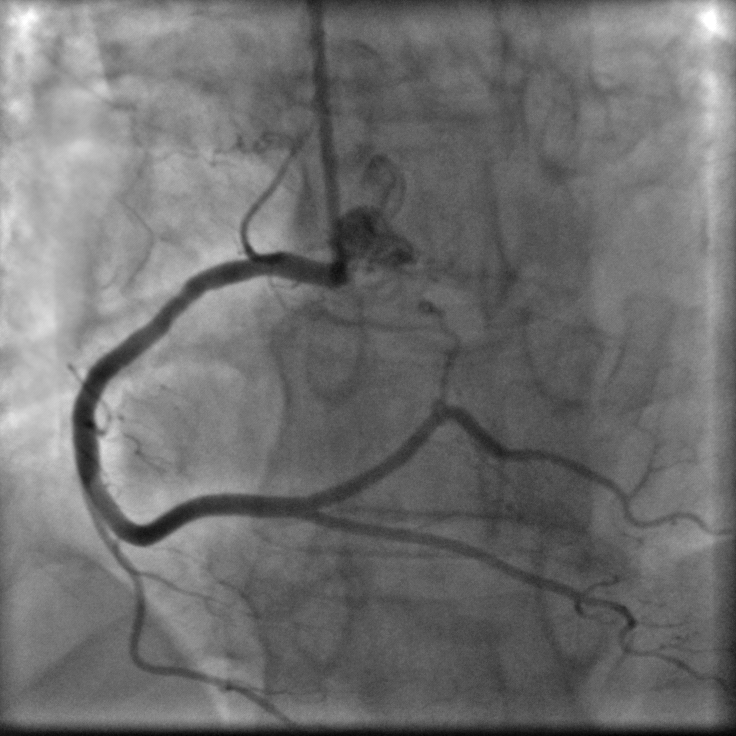
#> input picture data/image/IMG00001_16.tiff, 736 x 736 px; its folder holds only this picture in this run
$ jupyter execute --allow-errors visualizeImagesFor3D.ipynb
#> lines starting #> are read from the running program, lines starting #| are printed output that depends on the picture
#> further down, img is the input picture: shape (736, 736); min 0, max 255, mean 111.9
[cell 1]
import matplotlib.pyplot as plt
import cv2
import numpy as np
from natsort import natsorted
import os
from glob import glob

[cell 2]
path_to_grey_img = r"data\image"
path_to_grey_seg = r"data\segment"
path_to_replica_angles = r"3dTo2d\realAngles"

imgs = natsorted(glob(os.path.join(path_to_grey_img, "IMG*.tiff")))
segs = natsorted(glob(os.path.join(path_to_grey_seg, "I*.tiff")))
imgs2 = natsorted(glob(os.path.join(path_to_replica_angles, "*.png")))

[cell 3]
print(imgs,segs)

[cell 4]
plt.figure(figsize=(20,6))


#> (the rest of this cell did not finish here and is left out)

[cell 5]
print(imgs2)

[cell 6]
plt.figure(figsize=(20, 3))

angles = [(30.7, 0.7), (11, 20), (-31, -0.1), (-21.5, -24.8),
          (-24.5, 27.3), (0.1, 36.7), (49.5, 1.3)]

for i in range(len(imgs2)):
  plt.subplot(1, 7, i+1)
  plt.title("Angle: " + str(angles[i]))
  img = cv2.imread(imgs2[i], 0)
  plt.imshow(img, cmap="gray")

plt.show()

[cell 7]
#dice plot
dice_loss = [0.23177,0.5132,0.74615,0.77401,0.80985,0.85222,0.86565,0.89276,0.90614]
plt.title("General uncertainty with dice Loss")
plt.xlabel("Amount of angles")
plt.ylabel("Dice loss")
plt.plot(dice_loss)
plt.show()
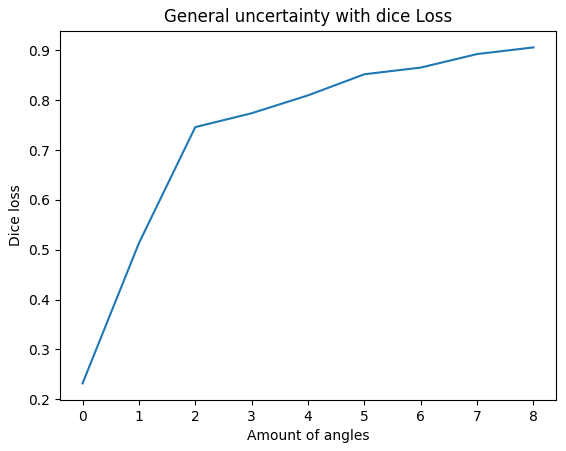
#> figure drawn by matplotlib, 1 panel
